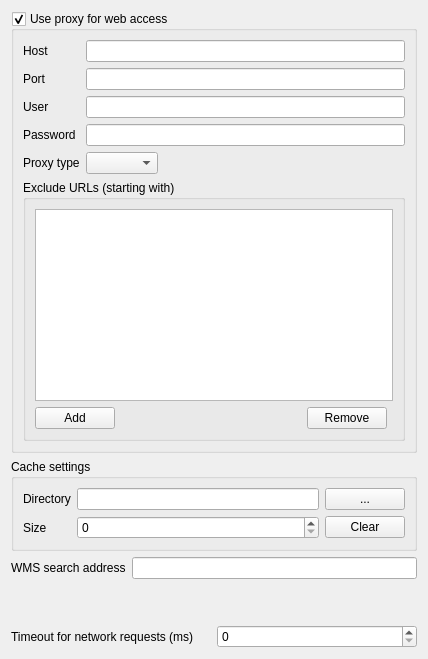
     <widget class="QWidget" name="stackedWidgetPage8">
      <layout class="QVBoxLayout" name="verticalLayout_8">
       <item>
        <widget class="QGroupBox" name="grpProxy">
         <property name="title">
          <string>Use proxy for web access</string>
         </property>
         <property name="flat">
          <bool>false</bool>
         </property>
         <property name="checkable">
          <bool>true</bool>
         </property>
         <layout class="QGridLayout" name="gridLayout_1">
          <item row="0" column="0">
           <widget class="QLabel" name="lblProxyHost">
            <property name="text">
             <string>Host</string>
            </property>
           </widget>
          </item>
          <item row="0" column="1" colspan="4">
           <widget class="QLineEdit" name="leProxyHost"/>
          </item>
          <item row="1" column="0">
           <widget class="QLabel" name="lblProxyPort">
            <property name="text">
             <string>Port</string>
            </property>
           </widget>
          </item>
          <item row="1" column="1" colspan="4">
           <widget class="QLineEdit" name="leProxyPort"/>
          </item>
          <item row="2" column="0">
           <widget class="QLabel" name="lblUser">
            <property name="text">
             <string>User</string>
            </property>
           </widget>
          </item>
          <item row="2" column="1" colspan="4">
           <widget class="QLineEdit" name="leProxyUser">
            <property name="toolTip">
             <string>Leave this blank if no proxy username / password are required</string>
            </property>
           </widget>
          </item>
          <item row="3" column="0">
           <widget class="QLabel" name="lblPassword">
            <property name="text">
             <string>Password</string>
            </property>
           </widget>
          </item>
          <item row="3" column="1" colspan="4">
           <widget class="QLineEdit" name="leProxyPassword">
            <property name="toolTip">
             <string>Leave this blank if no proxy username / password are required</string>
            </property>
            <property name="echoMode">
             <enum>QLineEdit::Password</enum>
            </property>
           </widget>
          </item>
          <item row="4" column="0">
           <widget class="QLabel" name="mTypeLabel">
            <property name="text">
             <string>Proxy type</string>
            </property>
           </widget>
          </item>
          <item row="4" column="1" colspan="2">
           <widget class="QComboBox" name="mProxyTypeComboBox"/>
          </item>
          <item row="4" column="3" colspan="2">
           <spacer>
            <property name="orientation">
             <enum>Qt::Horizontal</enum>
            </property>
            <property name="sizeHint" stdset="0">
             <size>
              <width>241</width>
              <height>20</height>
             </size>
            </property>
           </spacer>
          </item>
          <item row="5" column="0" rowspan="2" colspan="5">
           <widget class="QGroupBox" name="grpUrlExclude">
            <property name="title">
             <string>Exclude URLs (starting with)</string>
            </property>
            <property name="flat">
             <bool>true</bool>
            </property>
            <layout class="QGridLayout" name="gridLayout_5">
             <item row="2" column="2">
              <widget class="QPushButton" name="mRemoveUrlPushButton">
               <property name="text">
                <string>Remove</string>
               </property>
              </widget>
             </item>
             <item row="2" column="0">
              <widget class="QPushButton" name="mAddUrlPushButton">
               <property name="text">
                <string>Add</string>
               </property>
              </widget>
             </item>
             <item row="0" column="0" colspan="4">
              <widget class="QListWidget" name="mExcludeUrlListWidget"/>
             </item>
             <item row="2" column="1">
              <spacer name="horizontalSpacer">
               <property name="orientation">
                <enum>Qt::Horizontal</enum>
               </property>
               <property name="sizeHint" stdset="0">
                <size>
                 <width>40</width>
                 <height>20</height>
                </size>
               </property>
              </spacer>
             </item>
            </layout>
           </widget>
          </item>
         </layout>
        </widget>
       </item>
       <item>
        <widget class="QGroupBox" name="grpCache">
         <property name="title">
          <string>Cache settings</string>
         </property>
         <layout class="QGridLayout" name="gridLayout_2">
          <item row="0" column="0">
           <widget class="QLabel" name="label_10">
            <property name="text">
             <string>Directory</string>
            </property>
           </widget>
          </item>
          <item row="0" column="1">
           <widget class="QLineEdit" name="mCacheDirectory"/>
          </item>
          <item row="0" column="2">
           <widget class="QPushButton" name="mBrowseCacheDirectory">
            <property name="text">
             <string>...</string>
            </property>
           </widget>
          </item>
          <item row="2" column="0">
           <widget class="QLabel" name="label_11">
            <property name="text">
             <string>Size</string>
            </property>
           </widget>
          </item>
          <item row="2" column="1">
           <widget class="QSpinBox" name="mCacheSize"/>
          </item>
          <item row="2" column="2">
           <widget class="QPushButton" name="mClearCache">
            <property name="text">
             <string>Clear</string>
            </property>
           </widget>
          </item>
         </layout>
        </widget>
       </item>
       <item>
        <layout class="QHBoxLayout" name="horizontalLayout_2">
         <item>
          <widget class="QLabel" name="label_9">
           <property name="text">
            <string>WMS search address</string>
           </property>
           <property name="buddy">
            <cstring>leWmsSearch</cstring>
           </property>
          </widget>
         </item>
         <item>
          <widget class="QLineEdit" name="leWmsSearch"/>
         </item>
        </layout>
       </item>
       <item>
        <spacer name="verticalSpacer_2">
         <property name="orientation">
          <enum>Qt::Vertical</enum>
         </property>
         <property name="sizeHint" stdset="0">
          <size>
           <width>20</width>
           <height>40</height>
          </size>
         </property>
        </spacer>
       </item>
       <item>
        <layout class="QHBoxLayout" name="horizontalLayout">
         <item>
          <widget class="QLabel" name="mNetworkTimeoutLabel">
           <property name="text">
            <string>Timeout for network requests (ms)</string>
           </property>
          </widget>
         </item>
         <item>
          <widget class="QSpinBox" name="mNetworkTimeoutSpinBox">
           <property name="maximum">
            <number>100000000</number>
           </property>
          </widget>
         </item>
        </layout>
       </item>
      </layout>
     </widget>
